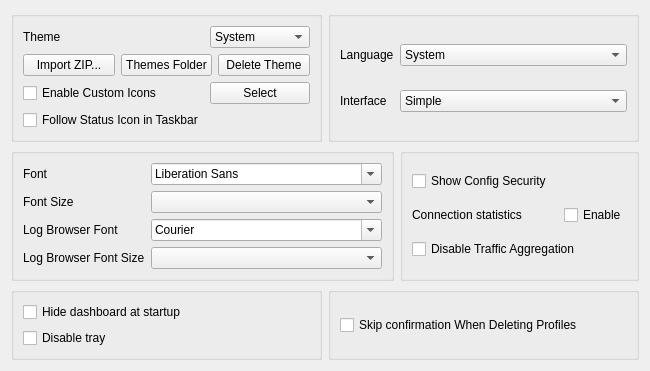
     <widget class="QWidget" name="tab_2">
      <attribute name="title">
       <string>Style</string>
      </attribute>
      <layout class="QGridLayout" name="gridLayout_5">
       <item row="2" column="0">
        <layout class="QHBoxLayout" name="style_h_2">
         <item>
          <widget class="QGroupBox" name="traffic_statistics_box">
           <layout class="QGridLayout" name="gridLayout_8">
            <item row="0" column="0">
             <widget class="QLabel" name="label_2">
              <property name="text">
               <string>Font</string>
              </property>
             </widget>
            </item>
            <item row="0" column="1">
             <widget class="QFontComboBox" name="font"/>
            </item>
            <item row="1" column="0">
             <widget class="QLabel" name="label_5">
              <property name="text">
               <string>Font Size</string>
              </property>
             </widget>
            </item>
            <item row="1" column="1">
             <widget class="QComboBox" name="font_size"/>
            </item>
            <item row="2" column="0">
             <widget class="QLabel" name="label_log_font">
              <property name="uiLevel" stdset="0">
               <string notr="true">advanced</string>
              </property>
              <property name="text">
               <string>Log Browser Font</string>
              </property>
             </widget>
            </item>
            <item row="2" column="1">
             <widget class="QFontComboBox" name="log_font_family">
              <property name="uiLevel" stdset="0">
               <string notr="true">advanced</string>
              </property>
              <property name="fontFilters">
               <set>QFontComboBox::FontFilter::MonospacedFonts</set>
              </property>
              <property name="toolTip">
               <string>Only monospaced fonts are listed. An unavailable family falls back to a built-in monospace list.</string>
              </property>
             </widget>
            </item>
            <item row="3" column="0">
             <widget class="QLabel" name="label_log_font_size">
              <property name="uiLevel" stdset="0">
               <string notr="true">advanced</string>
              </property>
              <property name="text">
               <string>Log Browser Font Size</string>
              </property>
             </widget>
            </item>
            <item row="3" column="1">
             <widget class="QComboBox" name="log_font_size">
              <property name="uiLevel" stdset="0">
               <string notr="true">advanced</string>
              </property>
             </widget>
            </item>
           </layout>
          </widget>
         </item>
         <item>
          <widget class="QGroupBox" name="connection_statistics_box">
           <property name="uiLevel" stdset="0">
            <string notr="true">advanced</string>
           </property>
           <layout class="QGridLayout" name="gridLayout_11">
            <item row="1" column="0">
             <widget class="QLabel" name="label_9">
              <property name="text">
               <string>Connection statistics</string>
              </property>
             </widget>
            </item>
            <item row="1" column="2">
             <widget class="QCheckBox" name="connection_statistics">
              <property name="text">
               <string>Enable</string>
              </property>
             </widget>
            </item>
            <item row="2" column="0" colspan="3">
             <widget class="QCheckBox" name="disable_traffic_aggregation">
              <property name="toolTip">
               <string>&lt;html&gt;&lt;head/&gt;&lt;body&gt;&lt;p&gt;Fully disables the traffic aggregation feature (per-config and per-app usage history kept in a separate database, shown in the Traffic Stats dashboard). Does not affect the per-profile traffic counters in the main window.&lt;/p&gt;&lt;/body&gt;&lt;/html&gt;</string>
              </property>
              <property name="text">
               <string>Disable Traffic Aggregation</string>
              </property>
             </widget>
            </item>
            <item row="0" column="0">
             <widget class="QCheckBox" name="show_config_security">
              <property name="toolTip">
               <string>&lt;html&gt;&lt;head/&gt;&lt;body&gt;&lt;p&gt;Show each config's security next to its type in the proxy list, e.g. &quot;Trojan (WebSocket+TLS)&quot;. Insecure configs are marked with a warning sign.&lt;/p&gt;&lt;/body&gt;&lt;/html&gt;</string>
              </property>
              <property name="text">
               <string>Show Config Security</string>
              </property>
             </widget>
            </item>
           </layout>
          </widget>
         </item>
        </layout>
       </item>
       <item row="3" column="0">
        <layout class="QHBoxLayout" name="style_h_3">
         <item>
          <widget class="QGroupBox" name="horizontalGroupBox_5">
           <layout class="QVBoxLayout" name="verticalLayout_5">
            <item>
             <widget class="QCheckBox" name="start_minimal">
              <property name="sizePolicy">
               <sizepolicy hsizetype="Preferred" vsizetype="Fixed">
                <horstretch>0</horstretch>
                <verstretch>0</verstretch>
               </sizepolicy>
              </property>
              <property name="text">
               <string>Hide dashboard at startup</string>
              </property>
             </widget>
            </item>
            <item>
             <widget class="QCheckBox" name="disable_tray">
              <property name="sizePolicy">
               <sizepolicy hsizetype="Preferred" vsizetype="Fixed">
                <horstretch>0</horstretch>
                <verstretch>0</verstretch>
               </sizepolicy>
              </property>
              <property name="toolTip">
               <string>Prevents the app from minimizing to the tray when the window is closed. The app will exit instead</string>
              </property>
              <property name="text">
               <string>Disable tray</string>
              </property>
             </widget>
            </item>
           </layout>
          </widget>
         </item>
         <item>
          <widget class="QGroupBox" name="groupBox_2">
           <layout class="QHBoxLayout" name="horizontalLayout_23">
            <item>
             <widget class="QCheckBox" name="skip_delete_confirm">
              <property name="text">
               <string>Skip confirmation When Deleting Profiles</string>
              </property>
             </widget>
            </item>
           </layout>
          </widget>
         </item>
        </layout>
       </item>
       <item row="0" column="0">
        <layout class="QHBoxLayout" name="style_h_1">
         <item>
          <widget class="QGroupBox" name="groupBox">
           <layout class="QGridLayout" name="gridLayout_10">
            <item row="0" column="0">
             <widget class="QLabel" name="label_8">
              <property name="sizePolicy">
               <sizepolicy hsizetype="Maximum" vsizetype="Maximum">
                <horstretch>0</horstretch>
                <verstretch>0</verstretch>
               </sizepolicy>
              </property>
              <property name="text">
               <string>Theme</string>
              </property>
             </widget>
            </item>
            <item row="0" column="1">
             <widget class="QComboBox" name="theme">
              <item>
               <property name="text">
                <string notr="true">System</string>
               </property>
              </item>
             </widget>
            </item>
            <item row="1" column="0" colspan="2">
             <layout class="QHBoxLayout" name="themeButtonsLayout">
              <item>
               <widget class="QPushButton" name="import_theme">
                <property name="text">
                 <string>Import ZIP...</string>
                </property>
               </widget>
              </item>
              <item>
               <widget class="QPushButton" name="open_theme_folder">
                <property name="text">
                 <string>Themes Folder</string>
                </property>
               </widget>
              </item>
              <item>
               <widget class="QPushButton" name="delete_theme">
                <property name="text">
                 <string>Delete Theme</string>
                </property>
               </widget>
              </item>
             </layout>
            </item>
            <item row="2" column="1">
             <widget class="QPushButton" name="select_custom_icon">
              <property name="uiLevel" stdset="0">
               <string notr="true">advanced</string>
              </property>
              <property name="text">
               <string>Select</string>
              </property>
             </widget>
            </item>
            <item row="2" column="0">
             <widget class="QCheckBox" name="enable_custom_icon">
              <property name="uiLevel" stdset="0">
               <string notr="true">advanced</string>
              </property>
              <property name="text">
               <string>Enable Custom Icons</string>
              </property>
             </widget>
            </item>
            <item row="3" column="0">
             <widget class="QCheckBox" name="follow_status_in_taskbar">
              <property name="uiLevel" stdset="0">
               <string notr="true">advanced</string>
              </property>
              <property name="toolTip">
               <string>Follow the connection status icon in the dock/taskbar. When off, it always shows the Throne icon</string>
              </property>
              <property name="text">
               <string>Follow Status Icon in Taskbar</string>
              </property>
             </widget>
            </item>
           </layout>
          </widget>
         </item>
         <item>
          <widget class="QGroupBox" name="groupBox2">
           <layout class="QGridLayout" name="gridLayout_4">
            <item row="0" column="2">
             <widget class="QComboBox" name="language">
              <item>
               <property name="text">
                <string notr="true">System</string>
               </property>
              </item>
              <item>
               <property name="text">
                <string notr="true">English</string>
               </property>
              </item>
              <item>
               <property name="text">
                <string notr="true">简体中文</string>
               </property>
              </item>
              <item>
               <property name="text">
                <string notr="true">فارسی</string>
               </property>
              </item>
              <item>
               <property name="text">
                <string notr="true">Русский</string>
               </property>
              </item>
             </widget>
            </item>
            <item row="0" column="0">
             <widget class="QLabel" name="label_15">
              <property name="sizePolicy">
               <sizepolicy hsizetype="Maximum" vsizetype="Maximum">
                <horstretch>0</horstretch>
                <verstretch>0</verstretch>
               </sizepolicy>
              </property>
              <property name="text">
               <string>Language</string>
              </property>
             </widget>
            </item>
            <item row="1" column="0">
             <widget class="QLabel" name="ui_mode_l">
              <property name="sizePolicy">
               <sizepolicy hsizetype="Maximum" vsizetype="Maximum">
                <horstretch>0</horstretch>
                <verstretch>0</verstretch>
               </sizepolicy>
              </property>
              <property name="toolTip">
               <string>Simple hides the advanced options. They keep their values and still apply.</string>
              </property>
              <property name="text">
               <string>Interface</string>
              </property>
              <property name="buddy">
               <cstring>ui_mode</cstring>
              </property>
             </widget>
            </item>
            <item row="1" column="2">
             <widget class="QComboBox" name="ui_mode">
              <item>
               <property name="text">
                <string>Simple</string>
               </property>
              </item>
              <item>
               <property name="text">
                <string>Advanced</string>
               </property>
              </item>
             </widget>
            </item>
           </layout>
          </widget>
         </item>
        </layout>
       </item>
      </layout>
     </widget>
